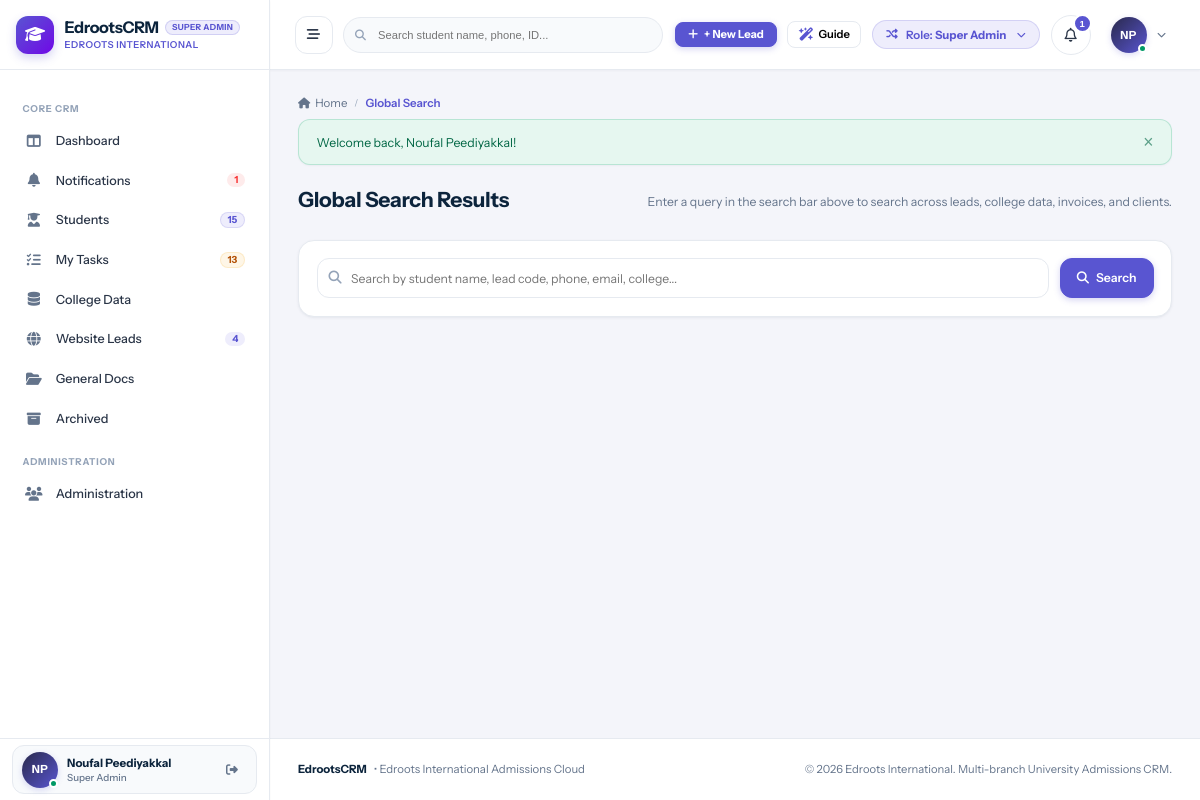
The page /search.php (signed in) on the database its author committed.
### tables this page shows
CREATE TABLE `users` (
  `id` int(11) NOT NULL AUTO_INCREMENT,
  `branch_id` int(11) DEFAULT NULL,
  `role_id` int(11) NOT NULL,
  `manager_id` int(11) DEFAULT NULL,
  `reporting_manager_id` int(11) DEFAULT NULL,
  `name` varchar(150) NOT NULL,
  `email` varchar(150) NOT NULL,
  `password` varchar(255) NOT NULL,
  `phone` varchar(50) DEFAULT NULL,
  `designation` varchar(100) DEFAULT NULL,
  `avatar` varchar(255) DEFAULT NULL,
  `status` enum('Active','Inactive') DEFAULT 'Active',
  `created_at` datetime DEFAULT current_timestamp(),
  `updated_at` datetime DEFAULT NULL ON UPDATE current_timestamp(),
  PRIMARY KEY (`id`),
  UNIQUE KEY `email` (`email`),
  KEY `idx_branch` (`branch_id`),
  KEY `idx_role` (`role_id`),
  KEY `idx_manager` (`manager_id`)
);

CREATE TABLE `roles` (
  `id` int(11) NOT NULL AUTO_INCREMENT,
  `name` varchar(50) NOT NULL,
  `label` varchar(100) NOT NULL,
  `description` text DEFAULT NULL,
  `created_at` datetime DEFAULT current_timestamp(),
  PRIMARY KEY (`id`),
  UNIQUE KEY `name` (`name`)
);

### includes/header.php (shortened to what the rows shown need)
<?php
require_once __DIR__ . '/auth.php';
$currentUser = current_user();
$unreadNotifCount = $currentUser ? get_unread_notifications_count($currentUser['id']) : 0;
$activePage = $activePage ?? '';
?>
<!DOCTYPE html>
<html lang="en">
<head>
  <link rel="stylesheet" href="https://cdnjs.cloudflare.com/ajax/libs/font-awesome/6.5.1/css/all.min.css">
  <link rel="stylesheet" href="<?= base_url('assets/css/style.css') ?>">
</head>
<body>
<div id="app-layout">
  <?php include __DIR__ . '/sidebar.php'; ?>
  <div id="main-wrapper">
    <header id="top-navbar">
      <div class="navbar-right">
        <div class="role-switcher-dropdown" style="position: relative;">
          <button type="button" class="role-switcher-btn" id="role-switcher-btn" title="Simulate different role permissions">
            <span>Role: <strong><?= htmlspecialchars($currentUser['role_label'] ?? 'Guest') ?></strong></span>
          </button>
        </div>
        <div style="position: relative;">
          <button type="button" class="notification-bell-btn" id="notif-bell-btn" title="Notifications">
            <i class="fa-regular fa-bell"></i>
            <?php if ($unreadNotifCount > 0): ?>
              <span class="notification-counter"><?= $unreadNotifCount ?></span>
            <?php endif; ?>
          </button>
        </div>
        <div style="position: relative;">
          <button type="button" class="profile-dropdown-btn" id="user-profile-btn">
            <div class="user-avatar-sm online">
              <?= user_initials($currentUser['name'] ?? 'U') ?>
            </div>
            <i class="fa-solid fa-chevron-down" style="font-size:0.65rem; color:var(--text-muted);"></i>
          </button>
        </div>
      </div>
    </header>
    <main class="content-area">

### includes/sidebar.php (shortened to what the rows shown need)
<?php
global $pdo;
$currentUser = current_user();
$activePage = $activePage ?? '';
$sidebarUnreadNotifs = 0;
try {
    if ($pdo && $currentUser) {
        $now = time();
        $useSidebarCache = !empty($_SESSION['sidebar_cache']) && ($now - ($_SESSION['sidebar_cache_time'] ?? 0) < 30);
        if ($useSidebarCache) {
            $sc = $_SESSION['sidebar_cache'];
            $sidebarActiveLeadsCount = $sc['active_leads'] ?? 0;
            $sidebarWebLeadsCount    = $sc['web_leads'] ?? 0;
            $sidebarScheduledCount   = $sc['scheduled'] ?? 0;
            $sidebarOverdueCount     = $sc['overdue'] ?? 0;
            $sidebarTodayLeadsCount  = $sc['today_leads'] ?? 0;
            $sidebarPendingLeadsCount= $sc['pending_leads'] ?? 0;
            $sidebarTotalTasks       = $sc['total_tasks'] ?? 0;
            $sidebarUnreadNotifs     = $sc['unread_notifs'] ?? 0;
        } else {
            $sidebarUnreadNotifs = get_unread_notifications_count($currentUser['id']);
        }
    }
} catch (Exception $e) {
}
?>
<aside id="sidebar">
<?php
$rawRoleLabel = $currentUser['role_label'] ?? 'Staff';
$headerRoleBadge = $rawRoleLabel;
?>
  <div class="sidebar-header" id="sidebar-brand-header">
    <a href="<?= base_url('dashboard/index.php') ?>" class="brand-wrapper">
      <div class="brand-text">
        <div class="brand-title-row">
          <h1 class="brand-title">EdrootsCRM</h1>
          <span class="sidebar-role-badge sidebar-demo-badge" title="<?= htmlspecialchars($rawRoleLabel) ?>"><?= htmlspecialchars($headerRoleBadge) ?></span>
        </div>
      </div>
    </a>
  </div>
  <nav class="sidebar-nav">
    <a href="<?= base_url('notifications/index.php') ?>" id="sidebar-nav-notifications" class="nav-item <?= ($activePage === 'notifications') ? 'active' : '' ?>">
      <div class="nav-item-content">
        <i class="fa-solid fa-bell nav-icon"></i>
        <span class="nav-label">Notifications</span>
      </div>
      <?php if ($sidebarUnreadNotifs > 0): ?>
        <span class="nav-badge badge-red" title="<?= $sidebarUnreadNotifs ?> unread / unattended notifications"><?= $sidebarUnreadNotifs ?></span>
      <?php endif; ?>
    </a>
  </nav>
  <div class="sidebar-user">
    <div class="sidebar-user-card">
      <div class="user-snippet">
        <div class="user-avatar-sm online" title="<?= htmlspecialchars($currentUser['name'] ?? 'User') ?>">
          <?= user_initials($currentUser['name'] ?? 'U') ?>
        </div>
        <div class="user-info">
          <span class="user-name" title="<?= htmlspecialchars($currentUser['name'] ?? 'User') ?>"><?= htmlspecialchars($currentUser['name'] ?? 'User') ?></span>
          <span class="user-role"><?= htmlspecialchars($currentUser['role_label'] ?? 'Staff') ?></span>
        </div>
      </div>
    </div>
  </div>
</aside>

### rows shown on the page
users: role.label "SUPER ADMIN", id "1", name "NP", name "Noufal Peediyakkal", role.label "Super Admin"

### other values the page prints
$sidebarActiveLeadsCount "15"
$sidebarTotalTasks "13"
$sidebarWebLeadsCount "4"
$pageTitle "Global Search"
$flash['message'] "Welcome back, Noufal Peediyakkal!"
